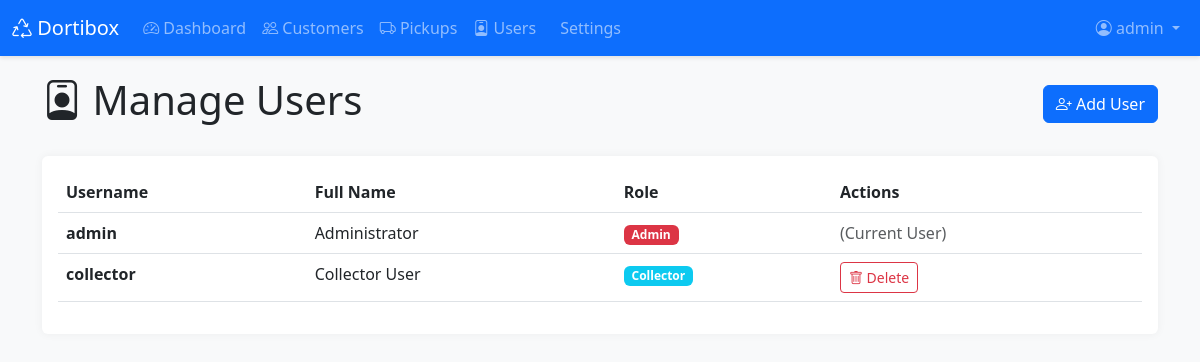
The app's page /admin/users (signed in) with its own data.
### app.py (models this page shows, shortened)
class User(db.Model):
    id = db.Column(db.Integer, primary_key=True)
    username = db.Column(db.String(80), unique=True, nullable=False)
    password_hash = db.Column(db.String(200), nullable=False)
    role = db.Column(db.String(20), nullable=False)
    full_name = db.Column(db.String(100))

### app.py (the view)
@app.route('/admin/users')
@admin_required
def admin_users():
    users = User.query.all()
    return render_template('admin_users.html', users=users)

### app.py (called while the page is built)
@app.context_processor
def inject_now():
    return {
        'now': datetime.now,
        'abs': abs  # Add abs function
    }

def admin_required(f):
    @wraps(f)
    def decorated_function(*args, **kwargs):
        if 'user_id' not in session:
            flash('Please log in to access this page.', 'warning')
            return redirect(url_for('login'))
        user = User.query.get(session['user_id'])
        if user.role != 'admin':
            flash('You do not have permission to access this page.', 'danger')
            return redirect(url_for('dashboard'))
        return f(*args, **kwargs)
    return decorated_function

### templates/admin_users.html (shortened to what this page needs)
{% extends "base.html" %}
{% block content %}
<div class="container">
    <div class="d-flex justify-content-between align-items-center mb-4">
        <h1><i class="bi bi-person-badge"></i> Manage Users</h1>
        <a href="{{ url_for('add_user') }}" class="btn btn-primary">
            <i class="bi bi-person-plus"></i> Add User
        </a>
    </div>
    <div class="card">
        <div class="card-body">
            <div class="table-responsive">
                <table class="table table-hover">
                    <thead>
                        <tr>
                            <th>Username</th>
                            <th>Full Name</th>
                            <th>Role</th>
                            <th>Actions</th>
                        </tr>
                    </thead>
                    <tbody>
                        {% for user in users %}
                        <tr>
                            <td><strong>{{ user.username }}</strong></td>
                            <td>{{ user.full_name or '-' }}</td>
                            <td>
                                {% if user.role == 'admin' %}
                                <span class="badge bg-danger">Admin</span>
                                {% else %}
                                <span class="badge bg-info">Collector</span>
                                {% endif %}
                            </td>
                            <td>
                                {% if user.id != session.user_id %}
                                <form method="POST" action="{{ url_for('delete_user', id=user.id) }}"
                                      style="display:inline;"
                                      onsubmit="return confirm('Are you sure you want to delete this user?');">
                                    <button type="submit" class="btn btn-sm btn-outline-danger">
                                        <i class="bi bi-trash"></i> Delete
                                    </button>
                                </form>
                                {% else %}
                                <span class="text-muted">(Current User)</span>
                                {% endif %}
                            </td>
                        </tr>
                        {% endfor %}
                    </tbody>
                </table>
            </div>
        </div>
    </div>
</div>
{% endblock %}

### templates/base.html (style rules this page uses)
body { min-height: 100vh; background-color: #f8f9fa; }
.card { box-shadow: 0 0 10px rgba(0,0,0,.05); border: none; margin-bottom: 20px; }

### records on screen
User: username "admin", full_name "Administrator", role "Admin", shows "(Current User)"
User: username "collector", full_name "Collector User", role "Collector"

### other values on screen
{{ session.username }} "admin"
